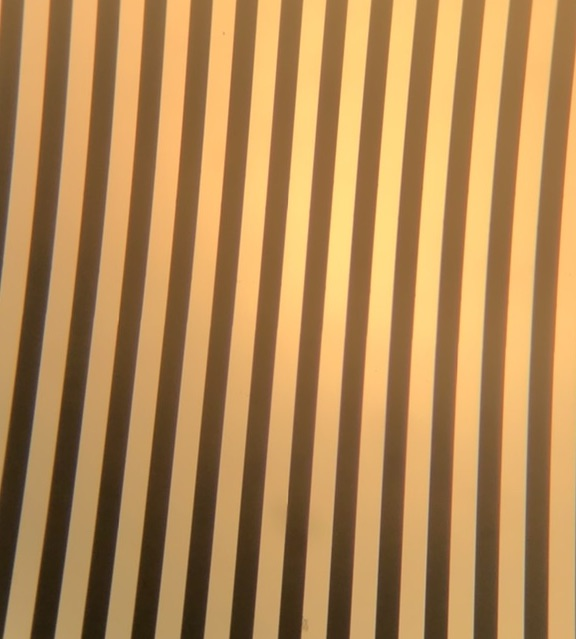
#> input picture images/contrast_images/clear.jpeg, 576 x 639 px, found by its file name
$ python image_contrast_graph.py
#> lines starting #> are read from the running program, lines starting #| are printed output that depends on the picture
#!/usr/bin/env python3
# -*- coding: utf-8 -*-
"""
Created on Fri Mar  6 10:26:16 2020

@author: bencohen
"""
import numpy as np
import skimage
import matplotlib.pyplot as plt


name = 'clear'
image = skimage.color.rgb2gray(skimage.io.imread('/users/bencohen/onedrive/documents/rutgers/senior_design/images/' + name + '.jpeg'))
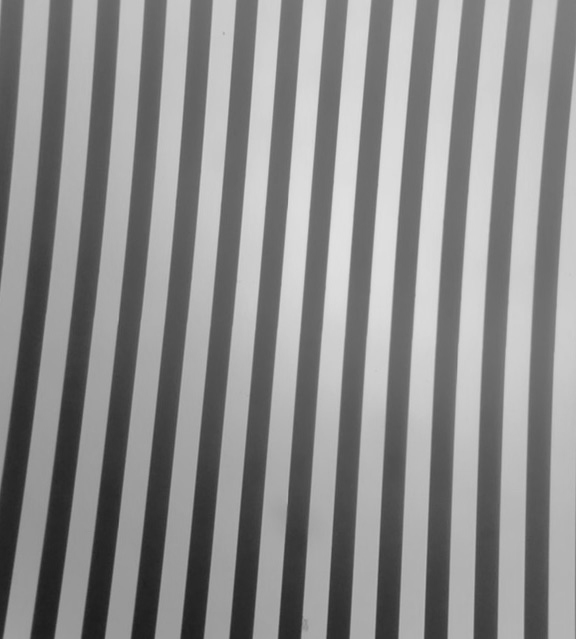
#> image: shape (639, 576) float64; min 0.112, max 0.885, mean 0.55
y = image[400,:]
#> y = 576 values, max 0.803 at index 464, min 0.181 at index 20, mean 0.536
x = np.arange(len(y))
#> x = 576 values from 0 to 575

plt.plot(x, y)
plt.xlabel('Pixel')
plt.ylabel('Greyscale Value')
plt.title('Clear')
plt.ylim([0, 1])
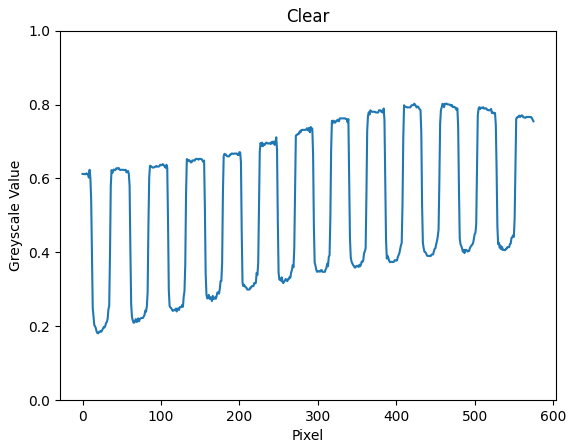
#> figure drawn by matplotlib, 1 panel; curve peaks at x = 464, y = 0.803
